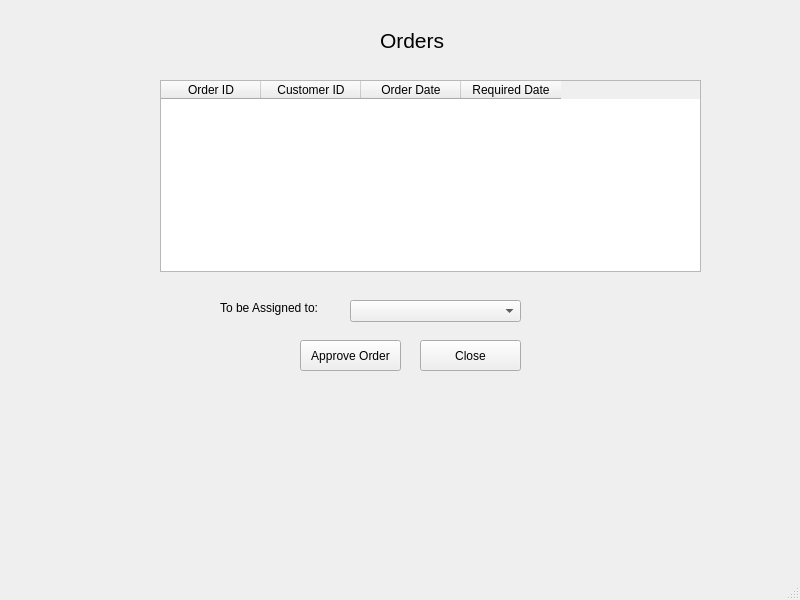
<?xml version="1.0" encoding="UTF-8"?>
<ui version="4.0">
 <class>MainWindow</class>
 <widget class="QMainWindow" name="MainWindow">
  <property name="geometry">
   <rect>
    <x>0</x>
    <y>0</y>
    <width>800</width>
    <height>600</height>
   </rect>
  </property>
  <property name="windowTitle">
   <string>MainWindow</string>
  </property>
  <widget class="QWidget" name="centralwidget">
   <widget class="QTableWidget" name="pendingOrderTable">
    <property name="geometry">
     <rect>
      <x>160</x>
      <y>80</y>
      <width>541</width>
      <height>192</height>
     </rect>
    </property>
    <property name="styleSheet">
     <string notr="true">column-width: 130px</string>
    </property>
    <column>
     <property name="text">
      <string>Order ID</string>
     </property>
    </column>
    <column>
     <property name="text">
      <string>Customer ID</string>
     </property>
    </column>
    <column>
     <property name="text">
      <string>Order Date</string>
     </property>
    </column>
    <column>
     <property name="text">
      <string>Required Date</string>
     </property>
    </column>
   </widget>
   <widget class="QLabel" name="label">
    <property name="geometry">
     <rect>
      <x>380</x>
      <y>30</y>
      <width>81</width>
      <height>21</height>
     </rect>
    </property>
    <property name="font">
     <font>
      <pointsize>16</pointsize>
     </font>
    </property>
    <property name="text">
     <string>Orders</string>
    </property>
   </widget>
   <widget class="QPushButton" name="approveOrder">
    <property name="geometry">
     <rect>
      <x>300</x>
      <y>340</y>
      <width>101</width>
      <height>31</height>
     </rect>
    </property>
    <property name="text">
     <string>Approve Order</string>
    </property>
   </widget>
   <widget class="QPushButton" name="closeButton">
    <property name="geometry">
     <rect>
      <x>420</x>
      <y>340</y>
      <width>101</width>
      <height>31</height>
     </rect>
    </property>
    <property name="text">
     <string>Close</string>
    </property>
   </widget>
   <widget class="QLabel" name="label_2">
    <property name="geometry">
     <rect>
      <x>220</x>
      <y>300</y>
      <width>121</width>
      <height>16</height>
     </rect>
    </property>
    <property name="text">
     <string>To be Assigned to:</string>
    </property>
   </widget>
   <widget class="QComboBox" name="employeeToBeAssigned">
    <property name="geometry">
     <rect>
      <x>350</x>
      <y>300</y>
      <width>171</width>
      <height>22</height>
     </rect>
    </property>
   </widget>
  </widget>
  <widget class="QMenuBar" name="menubar">
   <property name="geometry">
    <rect>
     <x>0</x>
     <y>0</y>
     <width>800</width>
     <height>26</height>
    </rect>
   </property>
  </widget>
  <widget class="QStatusBar" name="statusbar"/>
 </widget>
 <resources/>
 <connections/>
</ui>
